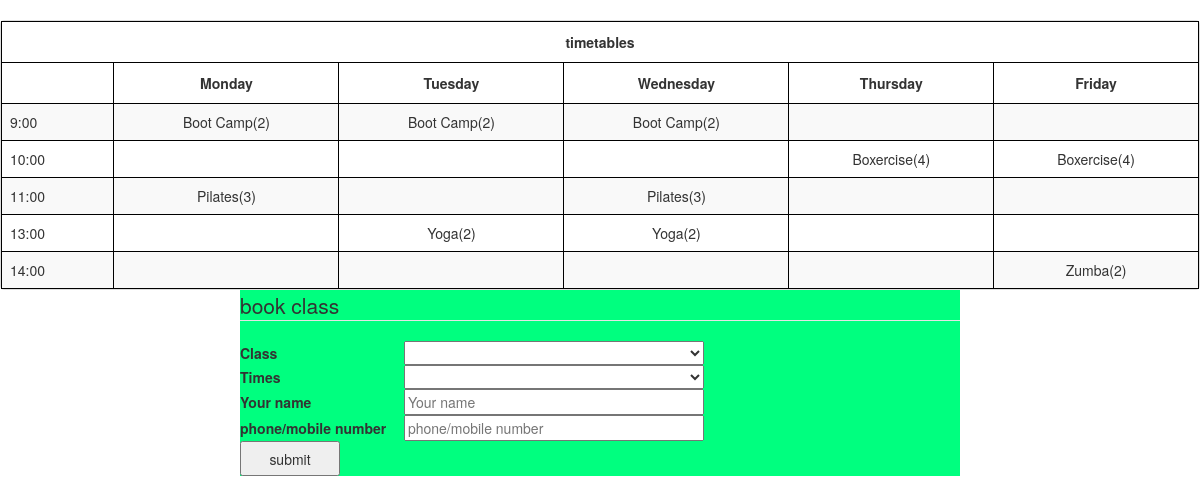
Page /gym.php?course=Boxercise on the earlier database version.
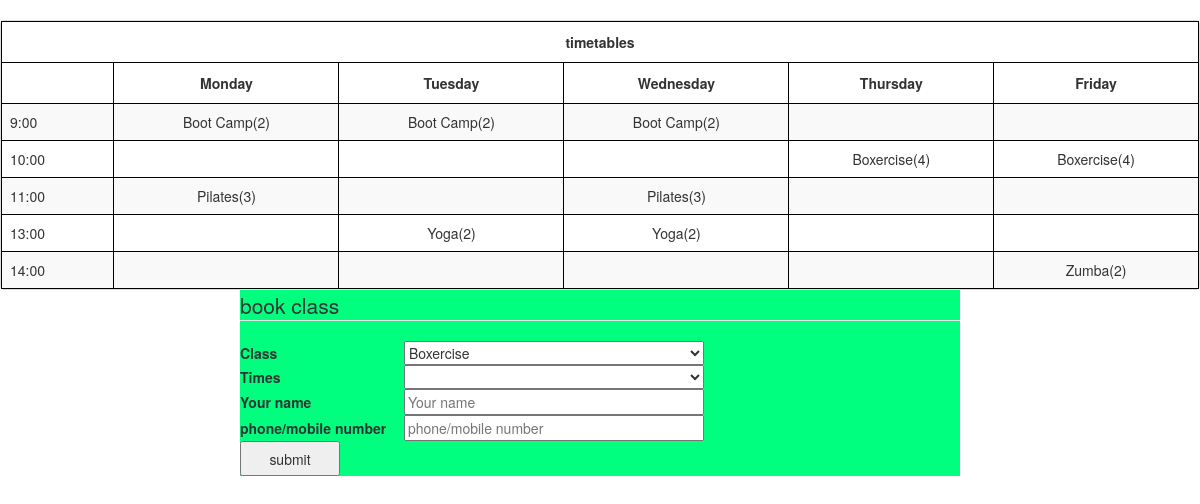
Same page on the later database version.
### tables this page shows
CREATE TABLE  IF NOT EXISTS `course` (
	`id` INT NOT NULL AUTO_INCREMENT PRIMARY KEY,
	`coursename` CHAR(30) NOT NULL,
	`coursetime` CHAR(30) NOT NULL,
	`capacity` TINYINT NOT NULL,
	`remain` TINYINT NOT NULL
);

### gym.php (the view, shortened to what the changed rows need)
<!DOCTYPE html>
<html>
<head>
<link href="css/bootstrap.min.css" rel="stylesheet">
<link href="css/bootstrap-table.css" rel="stylesheet">
</head>
<body>
<div class="bootstrap-table"><div class="fixed-table-container" style="padding-bottom: 0px;"><div class="fixed-table-body"><table id="tradeList" data-classes="table table-hover table-bordered" class="table table-hover table-bordered table-striped">
<thead><tr><th style="text-align: center; " colspan="6" tabindex="0"><div class="th-inner ">timetables</div></th></tr><tr><th style="" data-field="time" tabindex="0"><div class="th-inner "> </div></th><th style="text-align: center; " data-field="mon" tabindex="0"><div class="th-inner ">Monday</div></th><th style="text-align: center; " data-field="tue" tabindex="0"><div class="th-inner ">Tuesday</div></th><th style="text-align: center; " data-field="wed" tabindex="0"><div class="th-inner ">Wednesday</div></th><th style="text-align: center; " data-field="thu" tabindex="0"><div class="th-inner ">Thursday</div></th><th style="text-align: center; " data-field="fri" tabindex="0"><div class="th-inner ">Friday</div></th></tr></thead></table></div></div></div>
<?php
try{
$dbh = new PDO('mysql:host=localhost;dbname=bookclass', MYSQLUSER, MYSQLPASS);
 $dbh->setAttribute(PDO::ATTR_ERRMODE,PDO::ERRMODE_EXCEPTION);
 $dbh->exec("SET CHARACTER SET utf8");
 $dbh->exec("SET GLOBAL sql_mode = ''");
 }catch(PDOException$e){
 print"Error!:".$e->getMessage()."<br/>";
 die();
}
$coursenameList='';
$coursetimeList='';
$coursename = !empty($_GET['course']) ? $_GET['course'] : '';
$coursetime = !empty($_GET['time']) ? $_GET['time'] : '';
$username = !empty($_GET['username']) ? $_GET['username'] : '';
$userphone = !empty($_GET['userphone']) ? $_GET['userphone'] : '';
$globalflag = false;
if(empty($coursename)){
	$sql = "select id,coursename from `course` where `remain` > 0 group by coursename order by `coursename` asc";
	$sth = $dbh->query($sql);
	if($sth->rowCount()){
		$coursenameList = '<option value ="0"></option>';
		while($row = $sth->fetch(PDO::FETCH_ASSOC)){
			$coursenameList = $coursenameList.'<option value="'.$row['coursename'].'">'.$row['coursename'].'</option>';
		}
	}
	else{
		$coursenameList = '<option value ="0"></option>';
		$globalflag = true;
	}
}
else {
	if(empty($coursetime)){
		$sql = "select id,coursename from `course` where `remain` > 0 group by coursename order by `coursename` asc";
		$sth = $dbh->query($sql);
		if($sth->rowCount()){
			$coursenameList = '<option value ="0"></option>';
			while($row = $sth->fetch(PDO::FETCH_ASSOC)){
				if($coursename === $row['coursename']){
					$coursenameList = $coursenameList.'<option value="'.$row['coursename'].'" selected="selected">'.$row['coursename'].'</option>';
				}
				else{
				$coursenameList = $coursenameList.'<option value="'.$row['coursename'].'">'.$row['coursename'].'</option>';
				}
			}
		}
		$sql = "select id,coursename,coursetime,remain from `course` where `coursename` = '$coursename' and `remain` > 0 order by `coursename` asc";
		$sth = $dbh->query($sql);
		$coursetimeList = '<option value ="0"></option>';
		while($row = $sth->fetch(PDO::FETCH_ASSOC)){
				$coursetimeList = $coursetimeList.'<option value="'.$row['coursetime'].'">'.$row['coursetime'].'</option>';
		}
	}
}
?>
<div id="container">
<form name="gym" action="back.php" method="post">
<fieldset>
    <legend>book class</legend>
	<label for="course" class="dispear">Class</label>
		<select id="course" name="course" style="width:300px;" onchange="_submit()">
		<?php if(!empty($coursenameList)) echo $coursenameList?>
		</select>
		<br />
		<label for="time">Times</label>
		<select id="time" name="time" style="width:300px;">
		<?php if(!empty($coursetimeList)) echo $coursetimeList?>
		</select><br />
    <label for="username">Your name</label>
	<?php
		if(!$globalflag)
	     echo '<input id="username" style="width:300px;" type="text" placeholder="Your name" name="username" value="'.$username.'" /><br />';
	?>
	<label for="userphone" class="dispear">phone/mobile number</label>
	<?php
	if(!$globalflag)
	echo '<input id="userphone" style="width:300px;" type="text" placeholder="phone/mobile number" name="userphone" value="'.$userphone.'" /><br />';
	?>
	<input id="submit_" type="submit" style="width:100px;height:35px;" value="submit" />
</fieldset>
</form>
</div>
</body>
</html>

Differences in the rows shown:
now on this page (row edited): course: course "Boxercise"
